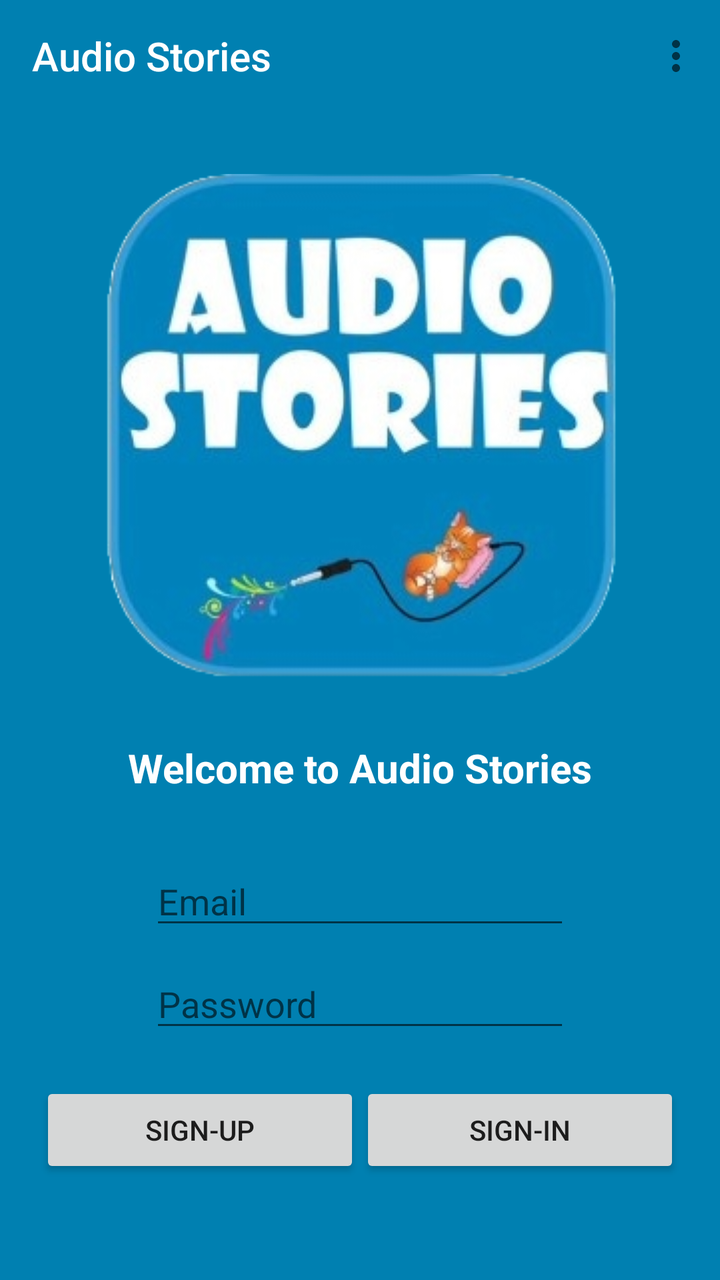
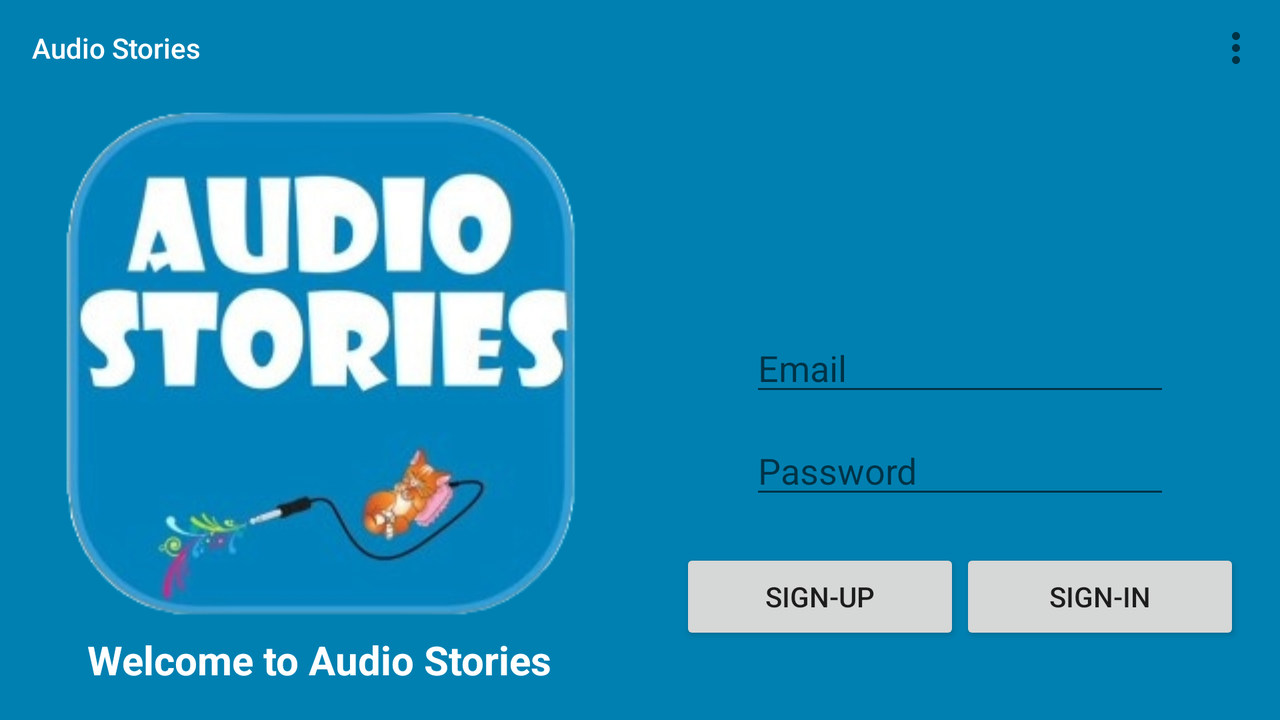

Two renders of one Android screen. The first uses the default layout on a phone; the second uses the alternative layout the repository ships for a different screen configuration, on a matching device. The two XML files are below.
<!-- AndroidManifest.xml: application theme Theme.AppCompat.Light.NoActionBar -->
<!-- res/layout/activity_main3.xml -->
<?xml version="1.0" encoding="utf-8"?>
<androidx.constraintlayout.widget.ConstraintLayout xmlns:android="http://schemas.android.com/apk/res/android"
    xmlns:app="http://schemas.android.com/apk/res-auto"
    xmlns:tools="http://schemas.android.com/tools"
    android:layout_width="match_parent"
    android:layout_height="match_parent"
    android:background="#0080B1"
    tools:context=".MainActivity3">

    <com.google.android.material.appbar.AppBarLayout
        android:id="@+id/startmenu"
        android:layout_width="match_parent"
        android:layout_height="wrap_content"
        android:background="@android:color/transparent"
        app:layout_constraintBottom_toBottomOf="parent"
        app:layout_constraintEnd_toEndOf="parent"
        app:layout_constraintStart_toStartOf="parent"
        app:layout_constraintTop_toTopOf="parent"
        app:layout_constraintVertical_bias="0.0">

        <com.google.android.material.appbar.MaterialToolbar
            android:id="@+id/materialToolbar2"
            style="@style/Widget.MaterialComponents.ActionBar.Primary"
            android:layout_width="match_parent"
            android:layout_height="wrap_content"
            android:background="@android:color/transparent"
            android:minHeight="?attr/actionBarSize"
            android:theme="@style/Theme.AppCompat.Light.NoActionBar"
            app:menu="@menu/top_bar_main_menu"
            app:navigationIcon="@drawable/baseline_language_24"
            app:title="@string/unipi_audio_stories"
            app:titleTextColor="@color/white" />
    </com.google.android.material.appbar.AppBarLayout>

    <ImageView
        android:id="@+id/imageView"
        android:layout_width="wrap_content"
        android:layout_height="wrap_content"
        app:layout_constraintBottom_toTopOf="@id/textView"
        app:layout_constraintEnd_toEndOf="parent"
        app:layout_constraintStart_toStartOf="parent"
        app:layout_constraintTop_toBottomOf="@id/startmenu"
        app:srcCompat="@drawable/appbackground" />

    <TextView
        android:id="@+id/textView"
        android:layout_width="wrap_content"
        android:layout_height="wrap_content"
        android:text="@string/welcome_to_audio_stories"
        app:layout_constraintEnd_toEndOf="parent"
        app:layout_constraintStart_toStartOf="parent"
        app:layout_constraintTop_toBottomOf = "@id/imageView"
        app:layout_constraintBottom_toTopOf="@id/userAuthFields"
        tools:layout_editor_absoluteY="356dp"
        android:textSize="20sp"
        android:textStyle="bold"
        android:textColor="@color/white"/>

    <LinearLayout
        android:id="@+id/userAuthFields"
        android:layout_width="match_parent"
        android:layout_height="wrap_content"
        android:orientation="vertical"
        app:layout_constraintBottom_toBottomOf="parent"
        app:layout_constraintEnd_toEndOf="parent"
        app:layout_constraintHorizontal_bias="0.0"
        app:layout_constraintStart_toStartOf="parent"
        app:layout_constraintTop_toBottomOf="@id/textView"
        app:layout_constraintVertical_bias="0.091">

        <EditText
            android:id="@+id/editTextText"
            android:layout_width="wrap_content"
            android:layout_height="wrap_content"
            android:layout_gravity="center"
            android:ems="10"
            android:hint="@string/email"
            android:inputType="text" />

        <EditText
            android:id="@+id/editTextTextPassword"
            android:layout_width="wrap_content"
            android:layout_height="wrap_content"
            android:layout_gravity="center"
            android:ems="10"
            android:layout_marginTop="10sp"
            android:hint="@string/password"
            android:inputType="textPassword" />

        <LinearLayout
            android:layout_width="match_parent"
            android:layout_height="wrap_content"
            android:orientation="horizontal"
            android:layout_margin="20dp">

            <Button
                android:id="@+id/button3"
                android:layout_width="wrap_content"
                android:layout_height="wrap_content"
                android:layout_weight="0.5"
                android:onClick="signup"
                android:text="@string/sign_up" />

            <Button
                android:id="@+id/button4"
                android:layout_width="wrap_content"
                android:layout_height="wrap_content"
                android:layout_weight="0.5"
                android:onClick="signin"
                android:text="@string/sign_in" />
        </LinearLayout>
    </LinearLayout>


</androidx.constraintlayout.widget.ConstraintLayout>
<!-- resources referenced by this layout -->
<resources>
  <!-- drawable appbackground: png bitmap (drawable, 94648 bytes) -->
  <string name="email">Email</string>
  <string name="password">Password</string>
  <string name="sign_in">Sign-In</string>
  <string name="sign_up">Sign-Up</string>
  <string name="unipi_audio_stories" translatable="false">Audio Stories</string>
  <string name="welcome_to_audio_stories">Welcome to Audio Stories</string>
</resources>
<!-- res/layout-land/activity_main3.xml (the repository's variant of the layout above) -->
<!-- drawn on the phone turned sideways -->
<?xml version="1.0" encoding="utf-8"?>
<androidx.constraintlayout.widget.ConstraintLayout xmlns:android="http://schemas.android.com/apk/res/android"
    xmlns:app="http://schemas.android.com/apk/res-auto"
    xmlns:tools="http://schemas.android.com/tools"
    android:layout_width="match_parent"
    android:layout_height="match_parent"
    android:background="#0080B1"
    tools:context=".MainActivity3">

    <com.google.android.material.appbar.AppBarLayout
        android:id="@+id/startmenu"
        android:layout_width="match_parent"
        android:layout_height="wrap_content"
        android:background="@android:color/transparent"
        app:layout_constraintBottom_toTopOf="@+id/contentsLayout"
        app:layout_constraintEnd_toEndOf="parent"
        app:layout_constraintStart_toStartOf="parent"
        app:layout_constraintTop_toTopOf="parent">

        <com.google.android.material.appbar.MaterialToolbar
            android:id="@+id/materialToolbar2"
            style="@style/Widget.MaterialComponents.ActionBar.Primary"
            android:layout_width="match_parent"
            android:layout_height="wrap_content"
            android:background="@android:color/transparent"
            android:minHeight="?attr/actionBarSize"
            android:theme="@style/Theme.AppCompat.Light.NoActionBar"
            app:navigationIcon="@drawable/baseline_language_24"
            app:title="@string/unipi_audio_stories"
            app:titleTextColor="@color/white"
            app:menu="@menu/top_bar_main_menu"/>
    </com.google.android.material.appbar.AppBarLayout>



    <LinearLayout
        android:id="@+id/contentsLayout"
        android:layout_width="match_parent"
        android:layout_height="0dp"
        android:orientation="horizontal"
        app:layout_constraintEnd_toEndOf="parent"
        app:layout_constraintStart_toStartOf="parent"
        app:layout_constraintBottom_toBottomOf="parent"
        app:layout_constraintTop_toBottomOf="@id/startmenu">
        <LinearLayout
            android:layout_width="0dp"
            android:layout_height="match_parent"
            android:orientation="vertical"
            android:layout_weight="0.5">

            <ImageView
                android:id="@+id/imageView"
                android:layout_width="wrap_content"
                android:layout_height="wrap_content"
                android:layout_gravity="center"
                app:srcCompat="@drawable/appbackground"
                android:layout_weight="0.5"/>
            <TextView
                android:id="@+id/textView"
                android:layout_width="wrap_content"
                android:layout_height="wrap_content"
                android:text="@string/welcome_to_audio_stories"
                android:textSize="20sp"
                android:textStyle="bold"
                android:textColor="@color/white"
                android:layout_gravity="center"
                android:layout_weight="0.5"/>
        </LinearLayout>

        <LinearLayout
            android:id="@+id/userAuthFields"
            android:layout_width="0dp"
            android:layout_height="match_parent"
            android:orientation="vertical"
            android:layout_weight="0.5">
            <LinearLayout
                android:layout_width="match_parent"
                android:layout_height="0dp"
                android:orientation="vertical"
                android:gravity="bottom"
                android:layout_weight="0.63">

                <EditText
                    android:id="@+id/editTextText"
                    android:layout_width="wrap_content"
                    android:layout_height="wrap_content"
                    android:layout_gravity="center"
                    android:ems="10"
                    android:hint="@string/email"
                    android:inputType="text"/>

                <EditText
                    android:id="@+id/editTextTextPassword"
                    android:layout_width="wrap_content"
                    android:layout_height="wrap_content"
                    android:layout_gravity="center"
                    android:ems="10"
                    android:layout_marginTop="10sp"
                    android:hint="@string/password"
                    android:inputType="textPassword"
                    />

            </LinearLayout>



            <LinearLayout
                android:layout_width="match_parent"
                android:layout_height="0dp"
                android:orientation="horizontal"
                android:layout_margin="20dp"
                android:layout_weight="0.2">

                <Button
                    android:id="@+id/button3"
                    android:layout_width="wrap_content"
                    android:layout_height="wrap_content"
                    android:layout_weight="0.5"
                    android:onClick="signup"
                    android:text="@string/sign_up" />

                <Button
                    android:id="@+id/button4"
                    android:layout_width="wrap_content"
                    android:layout_height="wrap_content"
                    android:layout_weight="0.5"
                    android:onClick="signin"
                    android:text="@string/sign_in" />
            </LinearLayout>
        </LinearLayout>

    </LinearLayout>






</androidx.constraintlayout.widget.ConstraintLayout>
